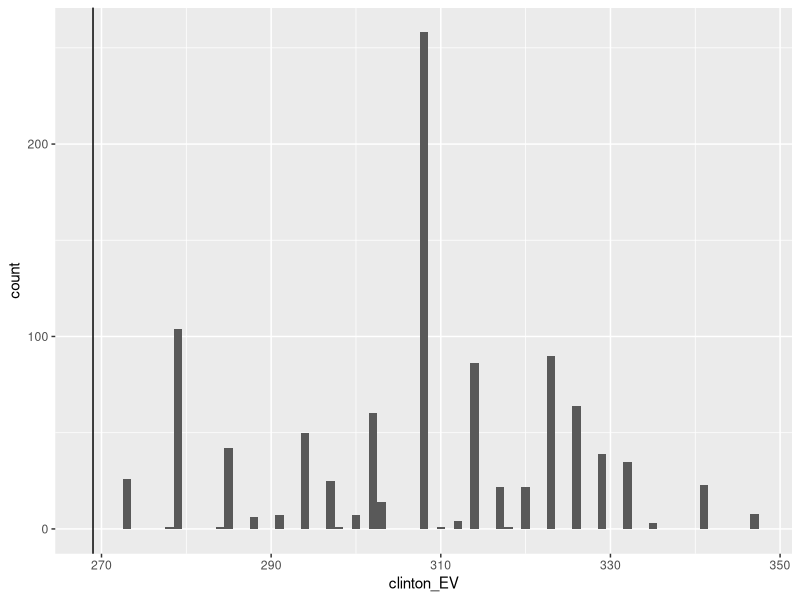
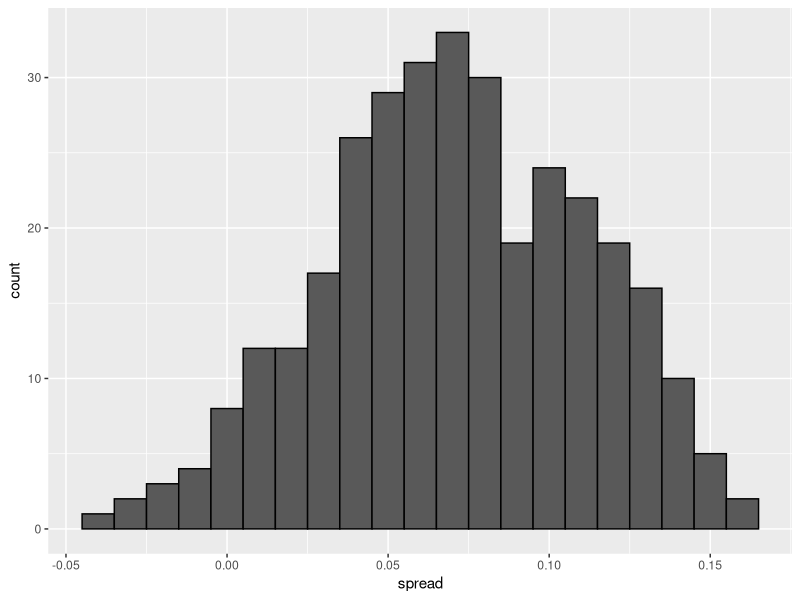
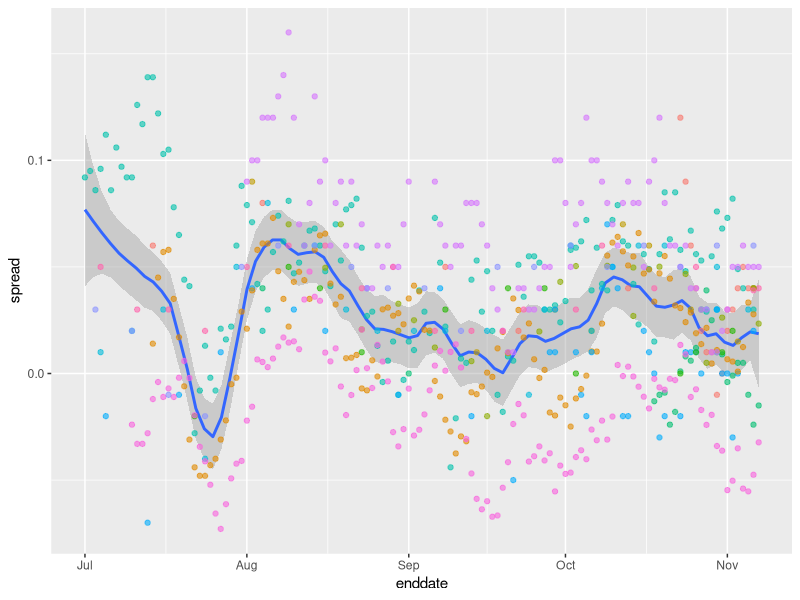
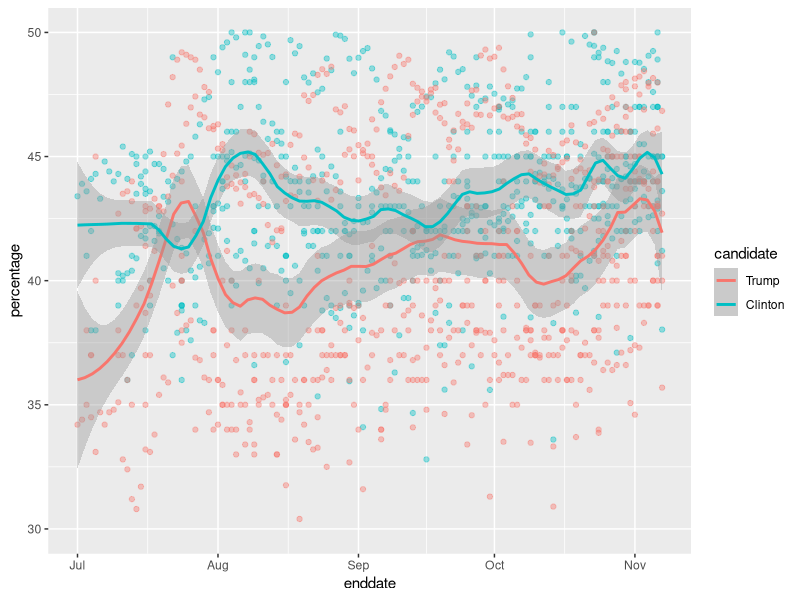

Recreate these plots in R, in order.
library(tidyverse)
library(dslabs)
polls <- polls_us_election_2016 %>% 
  filter(state == "U.S." & enddate >= "2016-10-31" &
           (grade %in% c("A+","A","A-","B+") | is.na(grade))) %>% 
  mutate(spread = rawpoll_clinton/100 - rawpoll_trump/100)
polls

one_poll_per_pollster <- polls %>% group_by(pollster) %>% 
  filter(enddate == max(enddate)) %>%
  ungroup()
one_poll_per_pollster

results <- one_poll_per_pollster %>% 
  summarize(avg = mean(spread), se = sd(spread)/sqrt(length(spread))) %>% 
  mutate(start = avg - 1.96*se, end = avg + 1.96*se)
results

#Computing the posterior mean, standard error, credible interval and probability
mu <- 0
tau <- 0.035
sigma <- results$se
Y <- results$avg
B <- sigma^2 / (sigma^2 + tau^2)
posterior_mean <- B*mu + (1-B)*Y
posterior_se <- sqrt(1 / (1/sigma^2 + 1/tau^2))

posterior_mean
posterior_se

# 95% credible interval
posterior_mean + c(-1.96, 1.96)*posterior_se

# probability of d > 0
1 - pnorm(0, posterior_mean, posterior_se)

# 17.8.3 Mathematical representations of models
I <- 5
J <- 6
N <- 2000
d <- .021
p <- (d + 1) / 2
h <- rnorm(I, 0, 0.025)
X <- sapply(1:I, function(i){
  d + h[i] + rnorm(J, 0, 2 * sqrt(p * (1 - p) / N))
})

mu <- 0
tau <- 0.035
sigma <- sqrt(results$se^2 + .025^2)
Y <- results$avg
B <- sigma^2 / (sigma^2 + tau^2)

posterior_mean <- B*mu + (1-B)*Y
posterior_se <- sqrt( 1/ (1/sigma^2 + 1/tau^2))

1 - pnorm(0, posterior_mean, posterior_se)


#17.8.4 Predicting the electoral college
library(tidyverse)
library(dslabs)
data("polls_us_election_2016")
head(results_us_election_2016)

results_us_election_2016 %>% arrange(desc(electoral_votes)) %>% top_n(5, electoral_votes)
results_us_election_2016

#Computing the average and standard deviation for each state
results <- polls_us_election_2016 %>%
  filter(state != "U.S." &
           !grepl("CD", state) &
           enddate >= "2016-10-31" &
           (grade %in% c("A+", "A", "A-", "B+") | is.na(grade))) %>%
  mutate(spread = rawpoll_clinton/100 - rawpoll_trump/100) %>%
  group_by(state) %>%
  summarize(avg = mean(spread), sd = sd(spread), n = n()) %>%
  mutate(state = as.character(state))

# 10 closest races = battleground states
results %>% arrange(abs(avg))

# joining electoral college votes and results
results <- left_join(results, results_us_election_2016, by="state")
results

# states with no polls: note Rhode Island and District of Columbia = Democrat
results_us_election_2016 %>% filter(!state %in% results$state)

# assigns sd to states with just one poll as median of other sd values
results <- results %>%
  mutate(sd = ifelse(is.na(sd), median(results$sd, na.rm = TRUE), sd))

# Code: Calculating the posterior mean and posterior standard error
mu <- 0
tau <- 0.02
results %>% mutate(sigma = sd/sqrt(n),
                   B = sigma^2/ (sigma^2 + tau^2),
                   posterior_mean = B*mu + (1-B)*avg,
                   posterior_se = sqrt( 1 / (1/sigma^2 + 1/tau^2))) %>%
  arrange(abs(posterior_mean))

#Monte Carlo simulation of Election Night results (no general bias)
mu <- 0
tau <- 0.02
clinton_EV <- replicate(1000, {
  results %>% mutate(sigma = sd/sqrt(n),
                     B = sigma^2/ (sigma^2 + tau^2),
                     posterior_mean = B*mu + (1-B)*avg,
                     posterior_se = sqrt( 1 / (1/sigma^2 + 1/tau^2)),
                     simulated_result = rnorm(length(posterior_mean), posterior_mean, posterior_se),
                     clinton = ifelse(simulated_result > 0, electoral_votes, 0)) %>%    # award votes if Clinton wins state
    summarize(clinton = sum(clinton)) %>%    # total votes for Clinton
    .$clinton + 7    # 7 votes for Rhode Island and DC
})
mean(clinton_EV > 269)    # over 269 votes wins election

# histogram of outcomes
data.frame(clinton_EV) %>%
  ggplot(aes(clinton_EV)) +
  geom_histogram(binwidth = 1) +
  geom_vline(xintercept = 269)


#Code: Monte Carlo simulation including general bias
mu <- 0
tau <- 0.02
bias_sd <- 0.03
clinton_EV_2 <- replicate(1000, {
  results %>% mutate(sigma = sqrt(sd^2/(n) + bias_sd^2),    # added bias_sd term
                     B = sigma^2/ (sigma^2 + tau^2),
                     posterior_mean = B*mu + (1-B)*avg,
                     posterior_se = sqrt( 1 / (1/sigma^2 + 1/tau^2)),
                     simulated_result = rnorm(length(posterior_mean), posterior_mean, posterior_se),
                     clinton = ifelse(simulated_result > 0, electoral_votes, 0)) %>%    # award votes if Clinton wins state
    summarize(clinton = sum(clinton)) %>%    # total votes for Clinton
    .$clinton + 7    # 7 votes for Rhode Island and DC
})
mean(clinton_EV_2 > 269)    # over 269 votes wins election

#17.8.5 Code: Variability across one pollster
# select all national polls by one pollster
one_pollster <- polls_us_election_2016 %>%
  filter(pollster == "Ipsos" & state == "U.S.") %>%
  mutate(spread = rawpoll_clinton/100 - rawpoll_trump/100)

# the observed standard error is higher than theory predicts
se <- one_pollster %>%
  summarize(empirical = sd(spread),
            theoretical = 2*sqrt(mean(spread)*(1-mean(spread))/min(samplesize)))
se

# the distribution of the data is not normal
one_pollster %>% ggplot(aes(spread)) +
  geom_histogram(binwidth = 0.01, color = "black")


# Code: Trend across time for several pollsters
polls_us_election_2016 %>%
  filter(state == "U.S." & enddate >= "2016-07-01") %>%
  group_by(pollster) %>%
  filter(n() >= 10) %>%
  ungroup() %>%
  mutate(spread = rawpoll_clinton/100 - rawpoll_trump/100) %>%
  ggplot(aes(enddate, spread)) +
  geom_smooth(method = "loess", span = 0.1) +
  geom_point(aes(color = pollster), show.legend = FALSE, alpha = 0.6)

# Code: Plotting raw percentages across time
polls_us_election_2016 %>%
  filter(state == "U.S." & enddate >= "2016-07-01") %>%
  select(enddate, pollster, rawpoll_clinton, rawpoll_trump) %>%
  rename(Clinton = rawpoll_clinton, Trump = rawpoll_trump) %>%
  gather(candidate, percentage, -enddate, -pollster) %>%
  mutate(candidate = factor(candidate, levels = c("Trump", "Clinton"))) %>%
  group_by(pollster) %>%
  filter(n() >= 10) %>%
  ungroup() %>%
  ggplot(aes(enddate, percentage, color = candidate)) +
  geom_point(show.legend = FALSE, alpha = 0.4) +
  geom_smooth(method = "loess", span = 0.15) +
  scale_y_continuous(limits = c(30, 50))

#The t-Distribution

z <- qt(0.975, nrow(one_poll_per_pollster) - 1)
one_poll_per_pollster %>%
  summarize(avg = mean(spread), moe = z*sd(spread)/sqrt(length(spread))) %>%
  mutate(start = avg - moe, end = avg + moe)

# quantile from t-distribution versus normal distribution
qt(0.975, 14)    # 14 = nrow(one_poll_per_pollster) - 1
qnorm(0.975)
